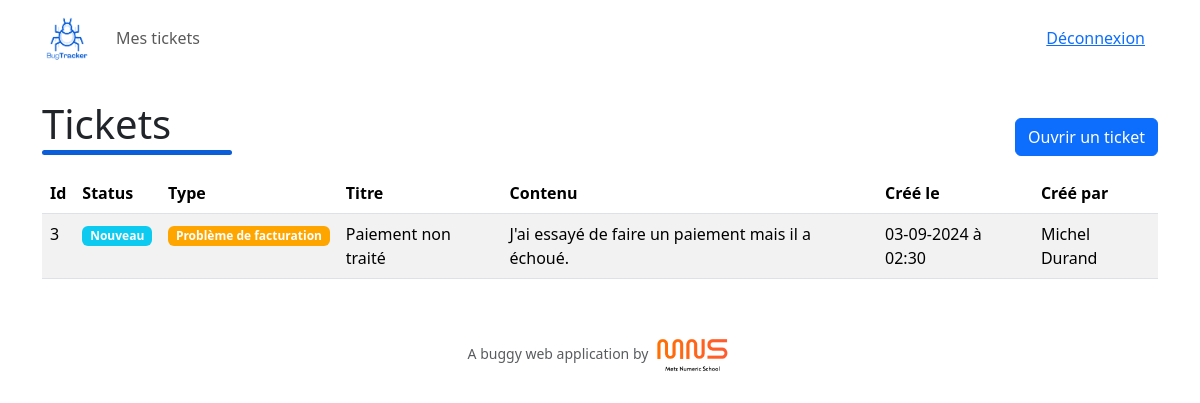
The app's page /user/ticket (signed in) with its own data.
### tables this page shows
CREATE TABLE IF NOT EXISTS `ticket` (
  `id` int NOT NULL AUTO_INCREMENT,
  `title` varchar(150) DEFAULT NULL,
  `content` text,
  `createdat` datetime DEFAULT NULL,
  `openedat` datetime DEFAULT NULL,
  `closedat` datetime DEFAULT NULL,
  `type_id` int DEFAULT NULL,
  `user_id` int NOT NULL,
  PRIMARY KEY (`id`),
  KEY `type_id` (`type_id`),
  KEY `user_id` (`user_id`)
);

CREATE TABLE IF NOT EXISTS `type` (
  `id` int NOT NULL AUTO_INCREMENT,
  `label` varchar(50) NOT NULL,
  `color` varchar(7) DEFAULT NULL,
  PRIMARY KEY (`id`)
);

### src/Controller/User/TicketController.php (called while the page is built, shortened)
<?php
class TicketController extends AbstractController
{
    private TicketRepository $ticketRepository;
    public function __construct()
    {
        $this->ticketRepository = new TicketRepository();
    }
    public function index()
    {
        $tickets = $this->ticketRepository->findAllCreatedBy($_SESSION['user']['id']);
        return $this->render('user/ticket/index.html.php', [
            'title' => 'Tickets',
            'tickets' => $tickets
        ]);
    }
}

### public/index.php (called while the page is built, shortened)
<?php
require '../config/bootstrap.php';
$kernel = new Mns\Buggy\Core\Kernel(
    new Mns\Buggy\Core\Router($routes)
);
$kernel->run();

### core/MySqlConnector.php (called while the page is built, shortened)
<?php
class MySqlConnector {
    private static $instance = null;
    private $pdo;
    public static function getInstance() {
        if (self::$instance === null) {
            self::$instance = new self();
        }
        return self::$instance;
    }
    private function connect() {
        $host = $_ENV['DB_HOST'];
        $port = $_ENV['DB_PORT'];
        $dbname = $_ENV['DB_DATABASE'];
        $username = $_ENV['DB_USERNAME'];
        $password = $_ENV['DB_PASSWORD'];
        $dsn = "mysql:host=$host;port=$port;dbname=$dbname;charset=utf8mb4";
        try {
            $this->pdo = new \PDO($dsn, $username, $password, [
                \PDO::ATTR_ERRMODE => \PDO::ERRMODE_EXCEPTION,
                \PDO::ATTR_DEFAULT_FETCH_MODE => \PDO::FETCH_ASSOC,
            ]);
        } catch (\PDOException $e) {
            throw new \Exception("Connection failed: " . $e->getMessage());
        }
    }
    public function getConnection() {
        return $this->pdo;
    }
}

### core/AbstractRepository.php (called while the page is built, shortened)
<?php
abstract class AbstractRepository
{
    public function getConnection() {
        return MySqlConnector::getInstance()->getConnection();
    }
}

### src/Repository/TicketRepository.php (called while the page is built, shortened)
<?php
class TicketRepository extends AbstractRepository
{
    private function _getBaseQuery()
    {
        return
        "SELECT t.id, t.title, t.content, CONCAT(mns_user.firstname,' ',mns_user.lastname) as createdby, t.createdat, t.openedat, t.closedat, type.label as type, type.color as color
        FROM ticket t
        JOIN mns_user ON mns_user.id = t.user_id
        JOIN type ON type.id = t.type_id ";
    }
    public function findAllCreatedBy(int $userId)
    {
        $tickets = $this->getConnection()->query($this->_getBaseQuery() . "WHERE t.user_id = $userId")->fetchAll();
        return EntityMapper::mapCollection(Ticket::class, $tickets);
    }
}

### src/Entity/AbstractEntity.php (called while the page is built, shortened)
<?php
abstract class AbstractEntity
{
    protected $id;
    public function getId(): ?int
    {
        return $this->id;
    }
    public function setId(int $id): void
    {
        $this->id = $id;
    }
    public static function hydrate(array $data): self
    {
        $entity = new static();
        foreach ($data as $key => $value) {
            $method = 'set' . ucfirst($key);
            if (method_exists($entity, $method)) {
                $entity->$method($value);
            }
        }
        return $entity;
    }
}

### src/Entity/Ticket.php (called while the page is built, shortened)
<?php
class Ticket extends AbstractEntity implements \JsonSerializable
{
    private string $title;
    private string $content;
    private \DateTime $createdat;
    private ?\DateTime $openedat;
    private ?\DateTime $closedat;
    private string $type;
    private string $color;
    private string $createdby;
    public function getTitle(): string
    {
        return $this->title;
    }
    public function setTitle(string $title): self
    {
        $this->title = $title;
        return $this;
    }
    public function getContent(): string
    {
        return $this->content;
    }
    public function setContent(string $content): self
    {
        $this->content = $content;
        return $this;
    }
    public function getCreatedat(): \DateTime
    {
        return $this->createdat;
    }
    public function setCreatedat(?string $createdat): self
    {
        $this->createdat = new \DateTime($createdat);
        return $this;
    }
    public function getType(): string
    {
        return $this->type;
    }
    public function setType(string $type): self
    {
        $this->type = $type;
        return $this;
    }
    public function getCreatedby(): string
    {
        return $this->createdby;
    }
    public function setCreatedby(string $createdby): self
    {
        $this->createdby = $createdby;
        return $this;
    }
    public function getOpenedat(): ?\DateTime
    {
        return $this->openedat;
    }
    public function setOpenedat(?string $openedat): self
    {
        $this->openedat = $openedat ? new \DateTime($openedat) : null;
        return $this;
    }
    public function getClosedat(): ?\DateTime
    {
        return $this->closedat;
    }
    public function setClosedat(?string $closedat): self
    {
        $this->closedat = $closedat ? new \DateTime($closedat) : null;
        return $this;
    }
    public function getColor(): string
    {
        return $this->color;
    }
    public function setColor(string $color): self
    {
        $this->color = $color;
        return $this;
    }
}

### src/Utils/EntityMapper.php (called while the page is built, shortened)
<?php
final class EntityMapper {
    public static function map(string $className, array $data)
    {
        return !empty($data) ? $className::hydrate($data) : null;
    }
    public static function mapCollection(string $className, array $collection)
    {
        return array_map(function($data) use ($className)
        {
            return self::map($className, $data);
        }, $collection);
    }
}

### templates/user/ticket/index.html.php (the view, shortened to what this page needs)
<div class="container py-4">
    <div class="row align-items-center">
        <div class="col">
            <h1>Tickets</h1>
        </div>
        <div class="col-auto">
            <a href="/user/ticket/new" class="btn btn-primary">Ouvrir un ticket</a>
        </div>
    </div>
    <div class="row">
        <div class="col-12">
            <table class="table table-striped" id="dashboard">
                <thead>
                    <tr>
                        <th>Id</th>
                        <th>Status</th>
                        <th>Type</th>
                        <th>Titre</th>
                        <th>Contenu</th>
                        <th>Créé le</th>
                        <th>Créé par</th>
                    </tr>
                </thead>
                <tbody>
                <?php if(!empty($tickets)): ?>
                    <?php foreach ($tickets as $ticket): ?>
                    <tr>
                        <td><?= $ticket->getId() ?></td>
                        <td><?php if($ticket->getClosedat()): ?>
                        <span class="badge bg-secondary">Fermé</span>
                        <?php elseif($ticket->getOpenedat()): ?>
                        <span class="badge bg-success">Ouvert</span>
                        <?php else: ?>
                        <span class="badge bg-info">Nouveau</span>
                        <?php endif; ?></td>
                        <td><span class="badge badge-pill" style="background-color: <?= $ticket->getColor() ?>;"><?= $ticket->getType() ?></span></td>
                        <td><?= $ticket->getTitle() ?></td>
                        <td><?= $ticket->getContent() ?></td>
                        <td><?= $ticket->getCreatedat()->format('d-m-Y à h:i') ?></td>
                        <td><?= $ticket->getCreatedby() ?></td>
                    </tr>
                    <?php endforeach; ?>
                <?php else: ?>
                    <tr><td colspan="6" class="text-center">Aucun ticket ouvert pour le moment</td></tr>
                <?php endif; ?>
                </tbody>
            </table>
        </div>
    </div>
</div>

### public/css/app.css (style rules this page uses)
:root { --primary-color: #0b5ed7; }
h1 { padding-bottom: 5px; position: relative; margin-bottom: 20px; }
h1::before { content: ""; display: inline-block; height: 5px; width: 20%; background-color: var(--primary-color); position: absolute; left: 0; bottom: -2px; border-radius: 3px; -webkit-border-radius: 3px; -moz-border-radius: 3px; -ms-border-radius: 3px; -o-border-radius: 3px; }

### records on screen
ticket: id "3", shows "Nouveau", type.label "Problème de facturation", title "Paiement non traité", content "J'ai essayé de faire un paiement mais il a échoué.", createdat "03-09-2024 à 02:30", Createdby "Michel Durand"
